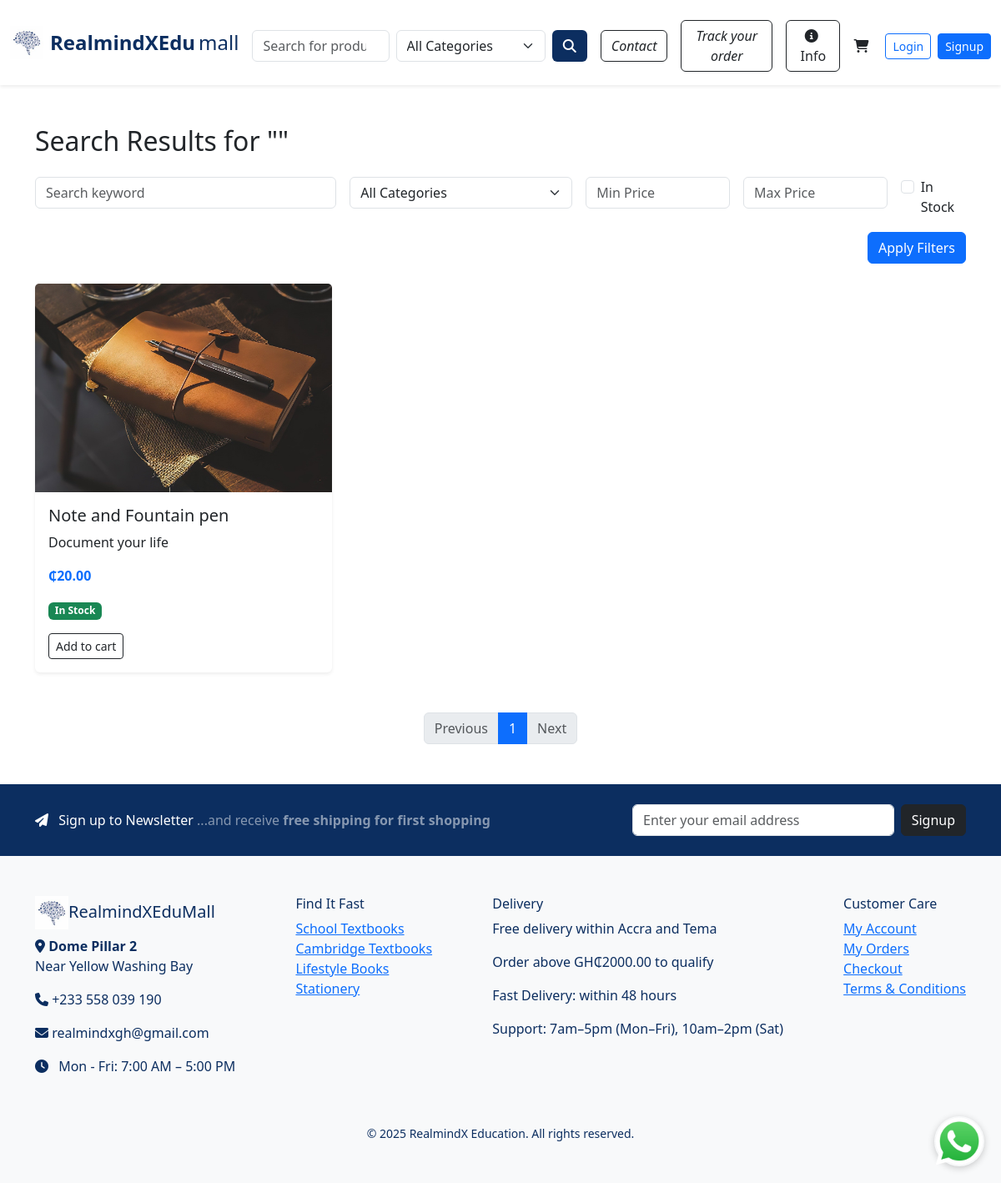
Before: /search with the older database file.
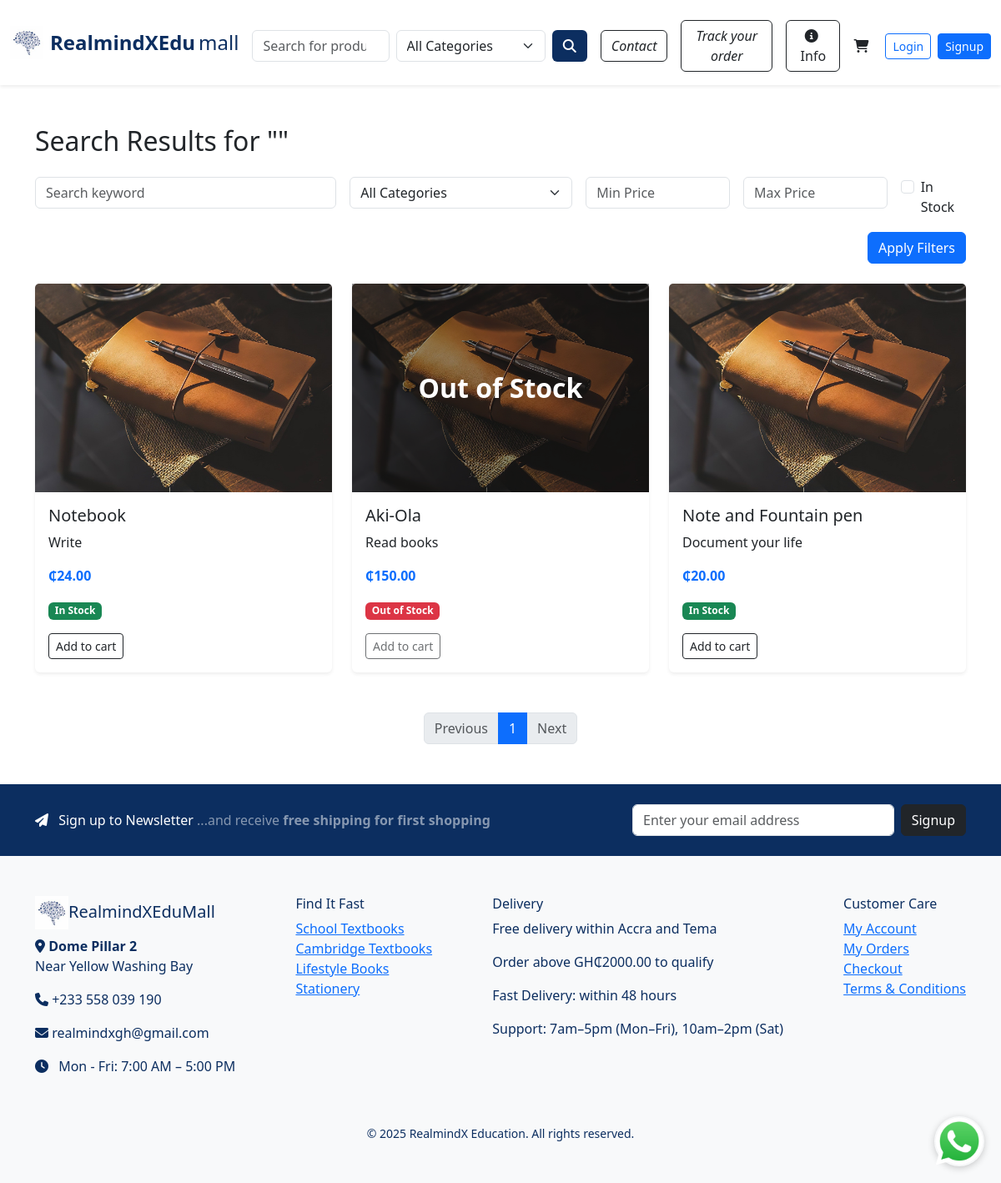
After: the same page with the newer database file.
### e_commerce/models/products.py (models this page shows, shortened)
class Product(db.Model):
    __tablename__ = 'product'  # Optional, but makes FK references safer
    id = db.Column(db.Integer, primary_key=True)
    name = db.Column(db.String(120), nullable=False)
    description = db.Column(db.Text, nullable=False)
    price = db.Column(db.Float, nullable=False)
    image_filename = db.Column(db.String(120))
    in_stock = db.Column(db.Boolean, default=True)
    date_created = db.Column(db.DateTime, default=datetime.utcnow)
    author = db.Column(db.String(120), nullable=True)
    brand = db.Column(db.String(120), nullable=True)
    grade = db.Column(db.String(50), nullable=True)
    level = db.Column(db.String(50), nullable=True)
    subject = db.Column(db.String(100), nullable=True)
    ratings = db.relationship('ProductRating', back_populates='product', lazy=True)
    category_id = db.Column(db.Integer, db.ForeignKey('category.id'))
    category = db.relationship('Category', back_populates='products')
    order_items = db.relationship('OrderItem', backref='product', lazy=True)

### e_commerce/routes/main_routes.py (the view)
@main_bp.route('/search')
def search():
    query = request.args.get('q', '').strip()
    category_id = request.args.get('category', type=int)
    min_price = request.args.get('min_price', type=float)
    max_price = request.args.get('max_price', type=float)
    in_stock = request.args.get('in_stock') == '1'
    page = request.args.get('page', 1, type=int)
    per_page = 6  # You can customize or make it dynamic
    products_query = Product.query.filter(
        db.or_(
            Product.name.ilike(f"%{query}%"),
            Product.author.ilike(f"%{query}%"),
            Product.brand.ilike(f"%{query}%"),
            Product.subject.ilike(f"%{query}%"),
            Product.grade.ilike(f"%{query}"),
            Product.level.ilike(f"%{query}")
        )
    )
    if category_id:
        products_query = products_query.filter_by(category_id=category_id)
    if min_price is not None:
        products_query = products_query.filter(Product.price >= min_price)
    if max_price is not None:
        products_query = products_query.filter(Product.price <= max_price)
    if in_stock:
        products_query = products_query.filter_by(in_stock=True)
    products = products_query.order_by(Product.date_created.desc()).paginate(
        page=page,
        per_page=per_page,
        error_out=False
    )
    categories = Category.query.order_by(Category.name).all()
    return render_template(
        'search_results.html',
        products=products,
        query=query,
        categories=categories
    )

### e_commerce/templates/search_results.html (shortened to what the changed rows need)
{% extends "index.html" %}
{% block content %}
<div class="container my-5">
  <h2 class="mb-4">Search Results for "{{ query }}"</h2>
  {% if products.items %}
    <div class="row">
      {% for product in products.items %}
        <div class="col-md-4 mb-4">
          <div class="card h-100 shadow-sm border-0">
            <div class="position-relative" style="height: 250px;">
              <img
                src="{{ url_for('static', filename='uploads/' ~ product.image_filename) }}"
                class="card-img-top"
                alt="{{ product.name }}"
                style="height: 100%; object-fit: cover;"
              >
              {% if not product.in_stock %}
              <div class="position-absolute top-0 start-0 w-100 h-100 d-flex justify-content-center align-items-center"
                   style="background-color: rgba(0, 0, 0, 0.4); z-index: 10;">
                <span class="text-white fw-bold" style="font-size: 2rem;">Out of Stock</span>
              </div>
              {% endif %}
            </div>
            <div class="card-body">
              <h5 class="card-title">{{ product.name }}</h5>
              <p class="card-text">{{ product.description[:100] }}{% if product.description|length > 100 %}...{% endif %}</p>
              <p class="text-primary fw-bold">₵{{ '%.2f'|format(product.price) }}</p>
              {% if product.in_stock %}
                <span class="badge bg-success mb-2">In Stock</span>
              {% else %}
                <span class="badge bg-danger mb-2">Out of Stock</span>
              {% endif %}
              <br>
              {% if product.in_stock %}
              <form method="POST" action="{{ url_for('cart.add_to_cart', product_id=product.id) }}">
                <button type="submit" class="btn btn-outline-dark btn-sm mt-2">Add to cart</button>
              </form>
              {% else %}
              <button class="btn btn-outline-dark btn-sm mt-2" disabled>Add to cart</button>
              {% endif %}
            </div>
          </div>
        </div>
      {% endfor %}
    </div>
    <nav aria-label="Search result pages">
      <ul class="pagination justify-content-center mt-4">
        {% for p in products.iter_pages(left_edge=1, right_edge=1, left_current=1, right_current=2) %}
          {% if p %}
            <li class="page-item {% if p == products.page %}active{% endif %}">
              <a class="page-link" href="{{ url_for('main.search', page=p, **request.args.to_dict()) }}">{{ p }}</a>
            </li>
          {% else %}
            <li class="page-item disabled"><span class="page-link">…</span></li>
          {% endif %}
        {% endfor %}
      </ul>
    </nav>
  {% else %}
    <div class="alert alert-warning text-center">No products found for "{{ query }}"</div>
  {% endif %}
</div>
{% endblock %}

Changed rows visible on the page:
added Product: image_filename (picture), name "Notebook", description "Write", price "24.00", in_stock "In Stock"
added Product: image_filename (picture), in_stock "Out of Stock", name "Aki-Ola", description "Read books", price "150.00"
